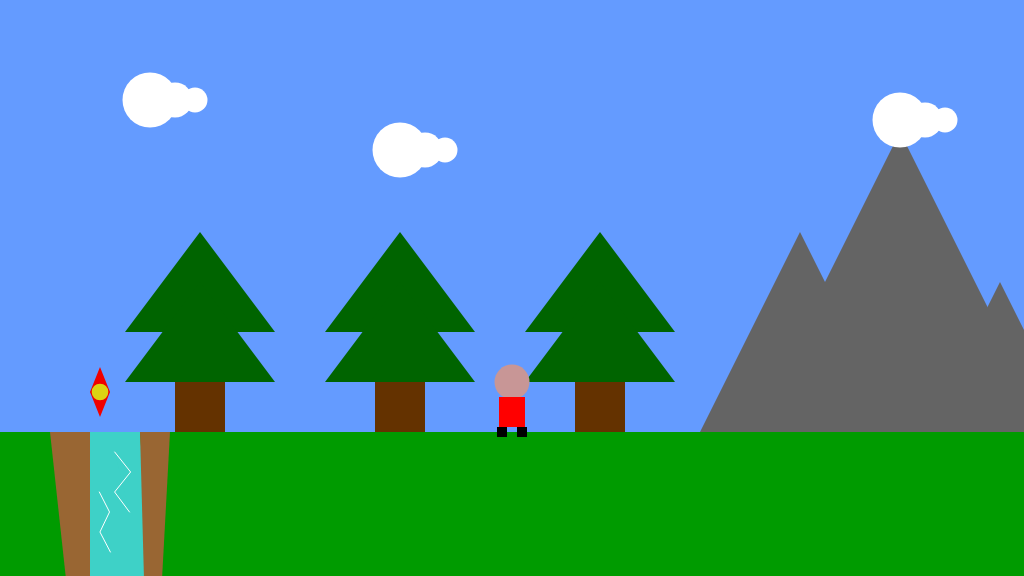
Frame 1 (no input)
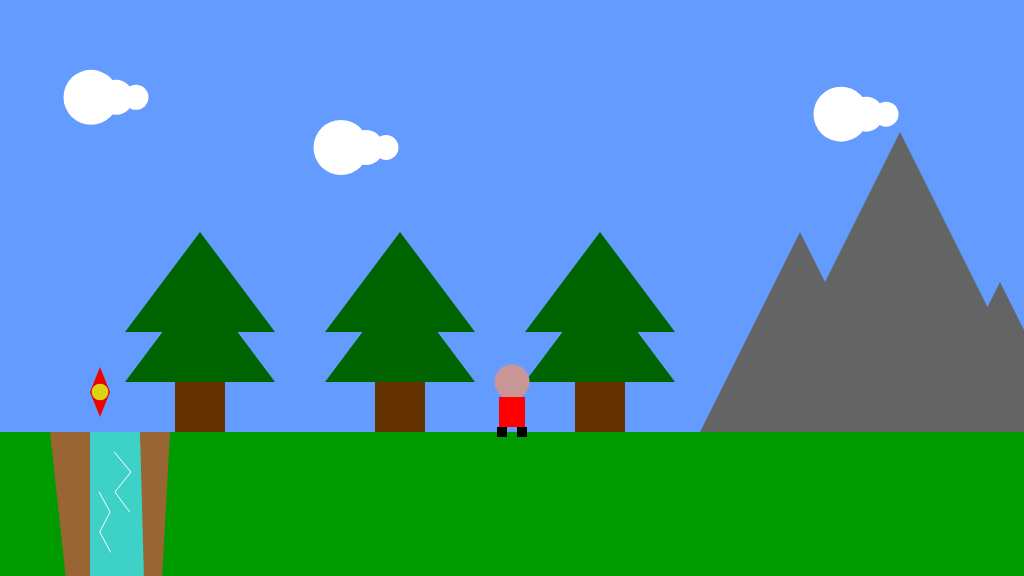
Frame 60 (no input)
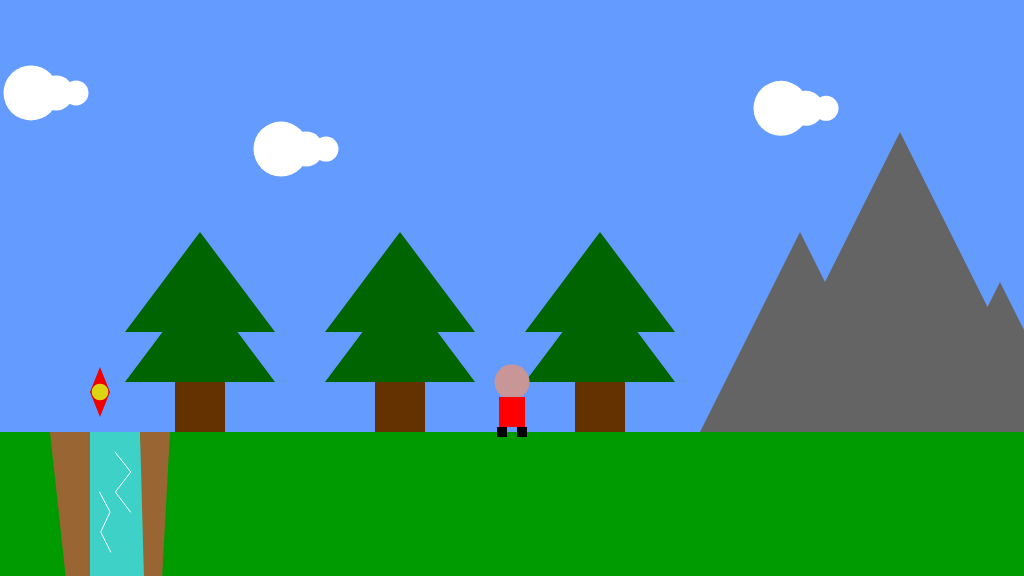
Frame 120 (the mouse pressed at the canvas centre since frame 60)

The p5.js sketch that drew these frames (run headless with seeded random() and noise() and a simulated clock; from frame 60 on, the mouse is pressed at the canvas centre):

// p5.js sketch
// ── sketch.js
/*

The Game Project 5 - Bring it all together

*/

var gameChar_x;
var gameChar_y;
var floorPos_y;
var scrollPos;
var gameChar_world_x;

var isLeft;
var isRight;
var isFalling;
var isPlummeting;

// background vars
var clouds;
var mountains;
var trees_x;
var canyons;
var collectables;

function setup()
{
	createCanvas(1024, 576);
	floorPos_y = height * 3/4;
	gameChar_x = width/2;
	gameChar_y = floorPos_y;
    
	// Variable to control the background scrolling.
	scrollPos = 0;

	// Variable to store the real position of the gameChar in the game
	// world. Needed for collision detection.
	gameChar_world_x = gameChar_x - scrollPos;

	// Boolean variables to control the movement of the game character.
	isLeft = false;
	isRight = false;
	isFalling = false;
	isPlummeting = false;

	// Initialise arrays of scenery objects.
    clouds = [
        {pos_x:150, pos_y:100},
        {pos_x:400, pos_y:150},
        {pos_x:900, pos_y:120}];
    
    mountains = [{pos_x: 800, height:200},
            {pos_x: 900, height:300},
            {pos_x: 1000, height:150}];
    
    trees_x = [100, 300, 500, 1000];
    
    canyons = [
        {
        top_part_left_a:100,
        top_part_left_b:60,
        bottom_part_left:90,
        top_part_right_a:140,
        top_part_right_b:160,
        bottom_part_right:150
        },
        {
        top_part_left_a:1400,//500
        top_part_left_b:1360,
        bottom_part_left:1390,
        top_part_right_a:1440,
        top_part_right_b:1460,
        bottom_part_right:1450
        }
        ];
    
    collectables = [
        {pos_x: 100, pos_y: floorPos_y - 40, size: 50, isFound:false},
        {pos_x: 1300, pos_y: floorPos_y - 40, size: 50, isFound:false}
    ];
}

function draw()
{
	background(100, 155, 255); // fill the sky blue

	noStroke();
	fill(0,155,0);
	rect(0, floorPos_y, width, height/4); // draw some green ground
    push();
    translate(scrollPos, 0);

	// Draw mountains.
    drawMountains();
    
	// Draw clouds.
    drawClouds();
    
	// Draw trees.
    drawTrees();
	// Draw canyons.
    for(var i=0; i < canyons.length; i++)
    {
        drawCanyon(canyons[i]);
        checkCanyon(canyons[i]);
    }
	// Draw collectable items.
    for(var i=0; i < collectables.length; i++)
    {   
        
        if(collectables[i].isFound == false)
        {
            drawCollectable(collectables[i]);
            checkCollectable(collectables[i]);            
        }
        
        
    }
    pop();
	// Draw game character.
	
	drawGameChar();

	// Logic to make the game character move or the background scroll.
	if(isLeft)
	{
		if(gameChar_x > width * 0.2)
		{
			gameChar_x -= 1.5;
		}
		else
		{
			scrollPos += 1.5;
		}
	}

	if(isRight)
	{
		if(gameChar_x < width * 0.8)
		{
			gameChar_x  += 1.5;
		}
		else
		{
			scrollPos -= 1.5; // negative for moving against the background
		}
	}

	// Logic to make the game character rise and fall.
    if(gameChar_y < floorPos_y){
        //console.log("personaje  en el aire");
        gameChar_y += 1;
        isFalling = true;
    }else{
        isFalling = false;
    }
    // Logic to make the game character fall of a canyon
    if(isPlummeting){
        gameChar_y +=5;
        if(gameChar_y > height){
            text("GAME OVER", width/2, height/3);
            isPlummeting =false;
        }
    }


	// Update real position of gameChar for collision detection.
	gameChar_world_x = gameChar_x - scrollPos;
}


// ---------------------
// Key control functions
// ---------------------

function keyPressed(){

    if(keyCode ==37)
    {
        //console.log("left arrow");
        isLeft = true;
    }
    else if(keyCode == 39)
    {
        //console.log("right arrow")
        //console.log(keyCode);
        isRight = true;
    }
    else if(keyCode == 32) // jump command
    {
        if(gameChar_y == floorPos_y && isPlummeting == false)
        {
           gameChar_y -=100 ;
        }

    }

}

function keyReleased()
{
    if(keyCode ==37)
    {
        //console.log("left arrow unpressed");
        isLeft = false;
    }
    else if(keyCode == 39)
    {
        //console.log("right arrow unpressed")
        isRight = false;
    }

}


// ------------------------------
// Game character render function
// ------------------------------

// Function to draw the game character.

function drawGameChar()
{
	// draw game character
    //the game character
	if(isLeft && isFalling)
	{
		// add your jumping-left code
        	//Jumping to the left
        //Add your code here ...
            //head
        fill(200,150,150);
        ellipse(gameChar_x, gameChar_y-55,35);

        //right leg
        fill(0);
        triangle(gameChar_x - 7, gameChar_y - 25,
             gameChar_x, gameChar_y - 25,
             gameChar_x -15, gameChar_y-10);

        //right arm
        rect(gameChar_x -15, gameChar_y - 40, 10, 2);

        //Body
        fill(255,0,0);
        rect(gameChar_x - 8, gameChar_y-40, 16,20);
        //left arm
        fill(0);
        triangle(gameChar_x, gameChar_y - 35,
             gameChar_x + 7, gameChar_y - 35,
             gameChar_x + 15, gameChar_y-30); 

        //left leg
        triangle(gameChar_x, gameChar_y - 25,
            gameChar_x + 7, gameChar_y - 25,
            gameChar_x +15, gameChar_y-10);

	}
	else if(isRight && isFalling)
	{
		// add your jumping-right code
        	//Jumping right

        //Add your code here ...
        //head
        fill(200,150,150);
        ellipse(gameChar_x, gameChar_y-55,35);

        //right leg
        fill(0);
        triangle(gameChar_x, gameChar_y - 25,
            gameChar_x + 7, gameChar_y - 25,
            gameChar_x +15, gameChar_y-10);
        //left arm
        fill(0);
        rect(gameChar_x +5, gameChar_y - 40, 10, 2);    
        //Body
        fill(255,0,0);
        rect(gameChar_x - 8, gameChar_y-40, 16,20);
        //rigth arm
        fill(0);
        triangle(gameChar_x - 7, gameChar_y - 35,
             gameChar_x, gameChar_y - 35,
             gameChar_x -15, gameChar_y-30);
        //left leg
        triangle(gameChar_x - 7, gameChar_y - 25,
             gameChar_x, gameChar_y - 25,
             gameChar_x -15, gameChar_y-10);


	}
	else if(isLeft)
	{
		// add your walking left code
        	//Walking, turned left ***************************
        //head
        //console.log("inside 'isLeft'");
        fill(200,150,150);
        ellipse(gameChar_x, gameChar_y-50, 35);

        //right leg
        fill(0);
        triangle(gameChar_x - 7, gameChar_y - 10,
             gameChar_x, gameChar_y - 10,
             gameChar_x -15, gameChar_y+5);

        //body
        fill(255,0,0);
        rect(gameChar_x-8, gameChar_y-35, 16,30);

        //left leg
        fill(0);
        triangle(gameChar_x, gameChar_y - 10,
            gameChar_x + 7, gameChar_y - 10,
            gameChar_x +15, gameChar_y+5);

	}
	else if(isRight)
	{
		// add your walking right code
        	//Walking, turned right
        //head
        //console.log("inside isRight");
        fill(200,150,150);
        ellipse(gameChar_x, gameChar_y-50, 35);

        //right leg
        fill(0);
        triangle(gameChar_x, gameChar_y - 10,
            gameChar_x + 7, gameChar_y - 10,
            gameChar_x +15, gameChar_y+5);

        //body
        fill(255,0,0);
        rect(gameChar_x-8, gameChar_y-35, 16,30);

        //left leg
        fill(0);
        triangle(gameChar_x - 7, gameChar_y - 10,
             gameChar_x, gameChar_y - 10,
             gameChar_x -15, gameChar_y+5);
    }
	else if(isFalling || isPlummeting)
	{
		// add your jumping facing forwards code
        	//Jumping facing forwards ********************************
        //head
        fill(200,150,150);
        ellipse(gameChar_x, gameChar_y-55,35);

        //Body
        fill(255,0,0);
        rect(gameChar_x - 13, gameChar_y-40, 26,20);

        //legs
        fill(0);
        rect(gameChar_x -15,gameChar_y -25,10,10);
        rect(gameChar_x +5, gameChar_y -25, 10, 10);

        //arms out
        fill(0);
        rect(gameChar_x -20, gameChar_y - 40, 10, 5);
        rect(gameChar_x +10, gameChar_y - 40, 10, 5);

	}
	else
	{
		// add your standing front facing code
        //Standing, facing frontwards ************************
        //head
        fill(200,150,150);
        ellipse(gameChar_x, gameChar_y-50, 35);

        //body
        fill(255,0,0);
        rect(gameChar_x-13, gameChar_y-35, 26,30);

        //left leg
        fill(0);
        rect(gameChar_x -15, gameChar_y - 5, 10, 10);
        rect(gameChar_x +5, gameChar_y - 5, 10, 10);

	}

}

// ---------------------------
// Background render functions
// ---------------------------

// Function to draw cloud objects.
function drawClouds()
{
    for(var i = 0; i < clouds.length; i++)
    {
        fill(255);
        ellipse(clouds[i].pos_x, clouds[i].pos_y, 55, 55);
        ellipse(clouds[i].pos_x + 25, clouds[i].pos_y, 35, 35);
        ellipse(clouds[i].pos_x + 45, clouds[i].pos_y, 25, 25);
        clouds[i].pos_y+= random(-1,1);
        clouds[i].pos_x-=1; //simulate east wind
        recycle_cloud = abs(clouds[i].pos_x - gameChar_x) > width/2;
        if(recycle_cloud)
        {
            clouds[i].pos_x = gameChar_x + width/2;
        }
        
    }
}

// Function to draw mountains objects.
function drawMountains()
{
    // Draw mountains.
    for(var i = 0; i < mountains.length; i++)
    {
        fill(100);
        triangle(mountains[i].pos_x - mountains[i].height/2, floorPos_y,
                mountains[i].pos_x,floorPos_y - mountains[i].height,
                mountains[i].pos_x + mountains[i].height/2, floorPos_y);
    }
    
}

// Function to draw trees objects.
function drawTrees()
{
	// Draw trees.
    for(var i = 0; i < trees_x.length; i++)
    {
        fill(100,50,0);
        rect(75 + trees_x[i], -200/2 + floorPos_y, 50, 200/2);
        fill(0,100,0);
        triangle(trees_x[i] + 25, -200/2 + floorPos_y,
                trees_x[i] + 100, -200 + floorPos_y,
                trees_x[i] +175, -200/2 + floorPos_y);
        
        triangle(trees_x[i] + 25, -200/4 + floorPos_y,
                trees_x[i] + 100, -200*3/4 + floorPos_y,
                trees_x[i] +175, -200/4 + floorPos_y);
    }
}

// ---------------------------------
// Canyon render and check functions
// ---------------------------------

// Function to draw canyon objects.

function drawCanyon(t_canyon)
{
    //mountain to the left
    fill(153,102,51);
    triangle(t_canyon.top_part_left_a,floorPos_y,
             t_canyon.top_part_left_b -10,floorPos_y,
             t_canyon.bottom_part_left,800);

    //lake
    fill(62,209,199);
    quad(t_canyon.top_part_left_a -10,floorPos_y,
         t_canyon.top_part_right_a,floorPos_y,
         t_canyon.bottom_part_right,576,
         t_canyon.bottom_part_left,576);
    
  
    //tides
    stroke(255);
    beginShape();
    vertex(t_canyon.top_part_right_a - 25 + random(-1,1) , floorPos_y+20);
    vertex(t_canyon.top_part_right_a - 10 + random(-1,1), floorPos_y+40);
    vertex(t_canyon.top_part_right_a - 25 + random(-1,1), floorPos_y+60);
    vertex(t_canyon.top_part_right_a - 10 + random(-1,1), floorPos_y+80);
    endShape();
    
    beginShape();
    vertex(t_canyon.top_part_left_a + random(-1,1), floorPos_y + 60 );
    vertex(t_canyon.top_part_left_a+10 + random(-1,1), floorPos_y + 80);
    vertex(t_canyon.top_part_left_a + random(-1,1), floorPos_y +100);
    vertex(t_canyon.top_part_left_a+10 + random(-1,1), floorPos_y + 120);
    endShape();

    noStroke();
    //mountain to the right
    fill(153,102,51);
    triangle(t_canyon.top_part_right_a,floorPos_y,
             t_canyon.top_part_right_b+10,floorPos_y,
             t_canyon.bottom_part_right,800);   

}

// Function to check character is over a canyon.

function checkCanyon(t_canyon)
{
    //console.log(isPlummeting);
    //console.log(gameChar_y);
    if(t_canyon.top_part_left_b < gameChar_world_x && gameChar_world_x < t_canyon.top_part_right_b && floorPos_y <= gameChar_y)
    {
        isPlummeting = true;
    }
}

// ----------------------------------
// Collectable items render and check functions
// ----------------------------------

// Function to draw collectable objects.

function drawCollectable(t_collectable)
{
     //ruby
    fill(240,0,0);
    quad(t_collectable.pos_x-10, t_collectable.pos_y,
         t_collectable.pos_x, t_collectable.pos_y -t_collectable.size/2,
         t_collectable.pos_x+10, t_collectable.pos_y,
         t_collectable.pos_x, t_collectable.pos_y +t_collectable.size/2);
    //shiny center circle
    fill(218,225,19,240);
    ellipse(t_collectable.pos_x,t_collectable.pos_y,t_collectable.size/3);
    noStroke();
    
}

// Function to check character has collected an item.

function checkCollectable(t_collectable)
{
    if(dist(gameChar_world_x, gameChar_y, t_collectable.pos_x, t_collectable.pos_y)<41)
    {
        t_collectable.isFound = true;
    }
}
